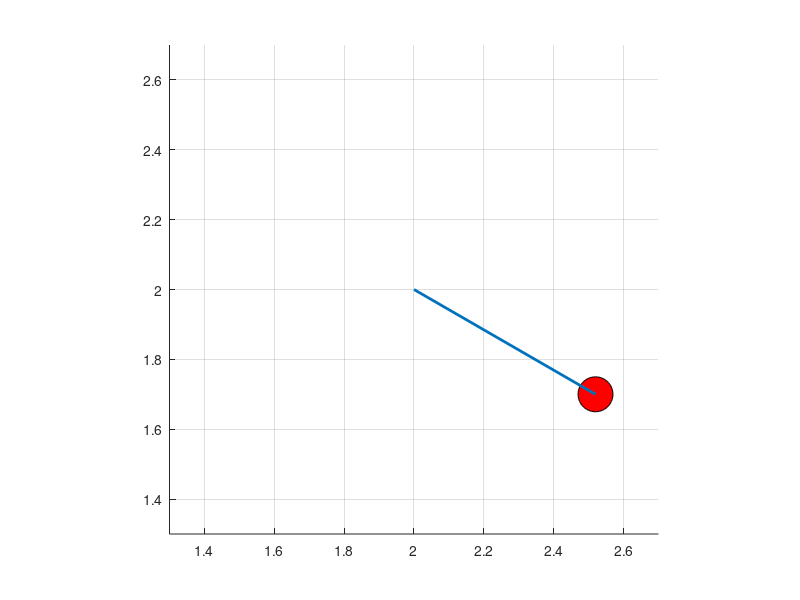

Write MATLAB code to recreate this figure.
close all; clear all; clc;

% parametri fisici del sistema
mm = 0.5;   % kg
ll = 0.6; % metri
gg = 9.81;  % m/s^2
bb = 0.25;  % coefficiente d'attrito (b)

% condizione iniziale del pendolo
theta_init     = 1/6*pi; % 
theta_dot_init = 0.0; % 

% vettore delle condizioni iniziali
x0 = [theta_init; theta_dot_init];

% intervallo di tempo
interv = 0:0.1:15; % da 0 a 15 secondi

%%%%%%%%%%%%%%%%%%%%%%%%%%%%%%%%%%%%%%%%%%%%%
%%% Definire coppia di equilibrio x_e u_e %%%
%%%%%%%%%%%%%%%%%%%%%%%%%%%%%%%%%%%%%%%%%%%%%

x_e = [pi/3; 0];
u_e = mm*gg*ll*sin(x_e(1));

%%%%%%%%%%%%%%%%%%%%%%%%%%%%%%%%%%%%%%%%%%%%%%%%%%%%%%%%%%%%%%%%%%%%%%%%%%%%%%%%%%%%%%%
%%% Definire matrici  A, B del sistema linearizzato intorno al punto di equilibrio %%%%
%%%%%%%%%%%%%%%%%%%%%%%%%%%%%%%%%%%%%%%%%%%%%%%%%%%%%%%%%%%%%%%%%%%%%%%%%%%%%%%%%%%%%%%

A = [0, 1; -gg/ll*cos(x_e(1)), -bb/(mm*ll^2)];
B = [0; 1/(mm*ll^2)];

%%%%%%%%%%%%%%%%%%%%%%%%%%%%%%%%%%%%%%%%%%%%%%%%%%%%%%%%%%%%%%%%%%%%%%%%%%
%%% Progettare matrice K (scegliendo a piacere gli autovalori di A+BK) %%%
%%%%%%%%%%%%%%%%%%%%%%%%%%%%%%%%%%%%%%%%%%%%%%%%%%%%%%%%%%%%%%%%%%%%%%%%%%

p = [-1, -2];
K = place(A, B, p);

%%%%%%%%%%%%%%%%%%%%%%%%%%%%%%%%%%%%%%%%%%%%%%%%%%%%%%%%%%%%%%%%%%%%%%%%%%
%%% Dichiarare funzione anonima per il controllore e includerla in dyn %%%
%%%%%%%%%%%%%%%%%%%%%%%%%%%%%%%%%%%%%%%%%%%%%%%%%%%%%%%%%%%%%%%%%%%%%%%%%%

uu = @(x) u_e - K * (x - x_e);

dyn = @(t,x) [x(2);-gg/ll*sin(x(1)) - bb*x(2)/(mm*ll^2) + uu(x)/(mm*ll^2)];

% risolviamo l'equazione differenziale
[time, traj] = ode45(dyn, interv, x0);

%% Animation

xx=traj';
pivotPoint = [2,2];
radius = .1; %of the bob

position = pivotPoint - (ll*...
                     [-sin(xx(1,1)) cos(xx(1,1))]);
 
rectHandle = rectangle('Position',[(position - radius/2) radius radius],...
                          'Curvature',[1,1],'FaceColor','r'); %Pendulum bob

lineHandle = line([pivotPoint(1) position(1)],...
    [pivotPoint(2) position(2)], 'LineWidth',2); %pendulum rod
axis equal
%Run simulation, all calculations are performed in cylindrical coordinates
for tt=1:length(interv)
    
    grid on
 
    position = pivotPoint - (ll*...
                     [-sin(xx(1,tt)) cos(xx(1,tt))]);
 
    %Update figure with new position info
    set(rectHandle,'Position',[(position - radius/2) radius radius]);
    set(lineHandle,'XData',[pivotPoint(1) position(1)],'YData',...
        [pivotPoint(2) position(2)]);
    axesHandle = gca;
xlim(axesHandle, [(pivotPoint(1) - ll - radius ) ...
                            (pivotPoint(1) + ll + radius )] );
ylim(axesHandle, [(pivotPoint(2) - ll - radius) ...
                            (pivotPoint(2) +ll + radius)] );
 drawnow; %Forces MATLAB to render the pendulum
 if tt==1
     pause(0.5)
 else
    pause(0.05) 
 end
end